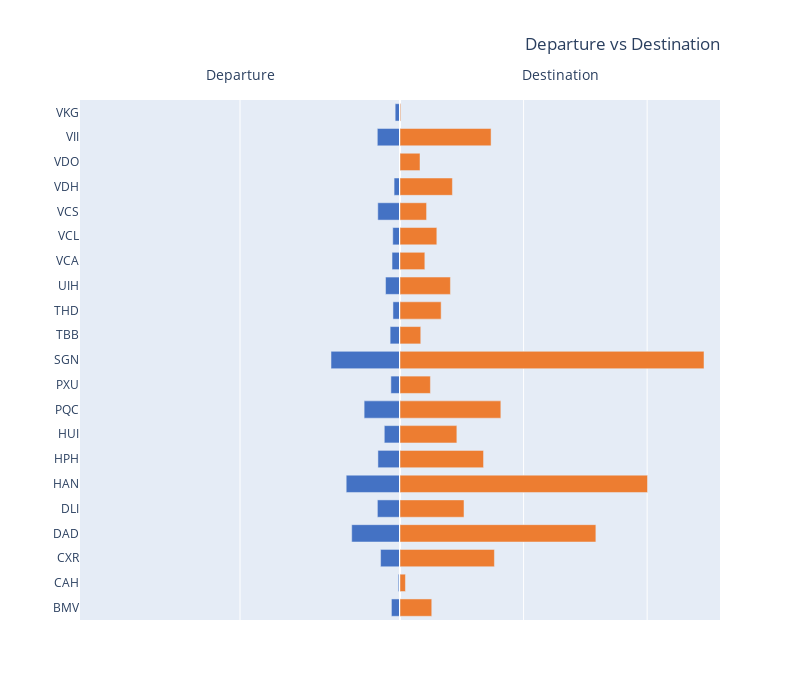

The code cell stored with this chart in its notebook:
### Code cell
# create subplots
fig = make_subplots(rows=1, cols=2, specs=[[{}, {}]], shared_xaxes=False,
                    shared_yaxes=True, horizontal_spacing=0)

fig.append_trace(go.Bar(y=sorted(df.Departure.unique()),
                     x=df.groupby('Departure')['Departure'].count(),
                     orientation='h', 
                     width=0.7, 
                     showlegend=False, 
                     marker_color='#4472c4'), 
                     1, 1) 

fig.append_trace(go.Bar(y=sorted(df.Destination.unique()),
                     x=df.groupby('Destination')['Destination'].count(), 
                     textposition='inside',
                     orientation='h', 
                     width=0.7, 
                     showlegend=False, 
                     marker_color='#ed7d31'), 
                     1, 2) 
fig.update_xaxes(showticklabels=False,title_text='Departure', row=1, col=1, range=[10000,0])
fig.update_xaxes(showticklabels=False,title_text='Destination', row=1, col=2)

fig.update_layout(title_text="Departure vs Destination", 
                  width=800, 
                  height=700,
                  title_x=0.9,
                  xaxis1={'side': 'top'},
                  xaxis2={'side': 'top'})

try:
    fig.show()
except ValueError as e:
    if "nbformat" in str(e):
        print("Error: nbformat>=4.2.0 is required for Plotly visualizations.")
        print("Please run: pip install nbformat>=4.2.0")
        print("\nAlternatively, you can use matplotlib for visualization:")
        
        # Create alternative visualization using matplotlib
        plt.figure(figsize=(14, 10))
        
        plt.subplot(1, 2, 1)
        plt.barh(sorted(df.Departure.unique()), df.groupby('Departure')['Departure'].count(), color='#4472c4')
        plt.title('Departure')
        plt.gca().invert_xaxis()
        
        plt.subplot(1, 2, 2)
        plt.barh(sorted(df.Destination.unique()), df.groupby('Destination')['Destination'].count(), color='#ed7d31')
        plt.title('Destination')
        
        plt.suptitle('Departure vs Destination')
        plt.tight_layout()
        plt.show()
    else:
        # If it's some other error, re-raise it
        raise e

### Figure 1 — Plotly figure (JSON) as saved in the notebook; plotly's stock layout.template omitted (floating-point values rounded to 4 significant figures)
{"data": [{"marker": {"color": "#4472c4"}, "orientation": "h", "showlegend": false, "type": "bar", "width": 0.7, "x": [268, 54, 607, 1509, 707, 1681, 690, 491, 1121, 285, 2156, 308, 220, 452, 249, 226, 694, 185, 18, 709, 151], "xaxis": "x", "y": ["BMV", "CAH", "CXR", "DAD", "DLI", "HAN", "HPH", "HUI", "PQC", "PXU", "SGN", "TBB", "THD", "UIH", "VCA", "VCL", "VCS", "VDH", "VDO", "VII", "VKG"], "yaxis": "y"}, {"marker": {"color": "#ed7d31"}, "orientation": "h", "showlegend": false, "textposition": "inside", "type": "bar", "width": 0.7, "x": [257, 44, 764, 1585, 518, 2003, 676, 460, 816, 246, 2460, 168, 333, 408, 201, 298, 215, 424, 162, 737, 6], "xaxis": "x2", "y": ["BMV", "CAH", "CXR", "DAD", "DLI", "HAN", "HPH", "HUI", "PQC", "PXU", "SGN", "TBB", "THD", "UIH", "VCA", "VCL", "VCS", "VDH", "VDO", "VII", "VKG"], "yaxis": "y2"}], "layout": {"height": 700, "title": {"text": "Departure vs Destination", "x": 0.9}, "width": 800, "xaxis": {"anchor": "y", "domain": [0, 0.5], "range": [10000, 0], "showticklabels": false, "side": "top", "title": {"text": "Departure"}}, "xaxis2": {"anchor": "y2", "domain": [0.5, 1], "showticklabels": false, "side": "top", "title": {"text": "Destination"}}, "yaxis": {"anchor": "x", "domain": [0, 1]}, "yaxis2": {"anchor": "x2", "domain": [0, 1], "matches": "y", "showticklabels": false}}}
